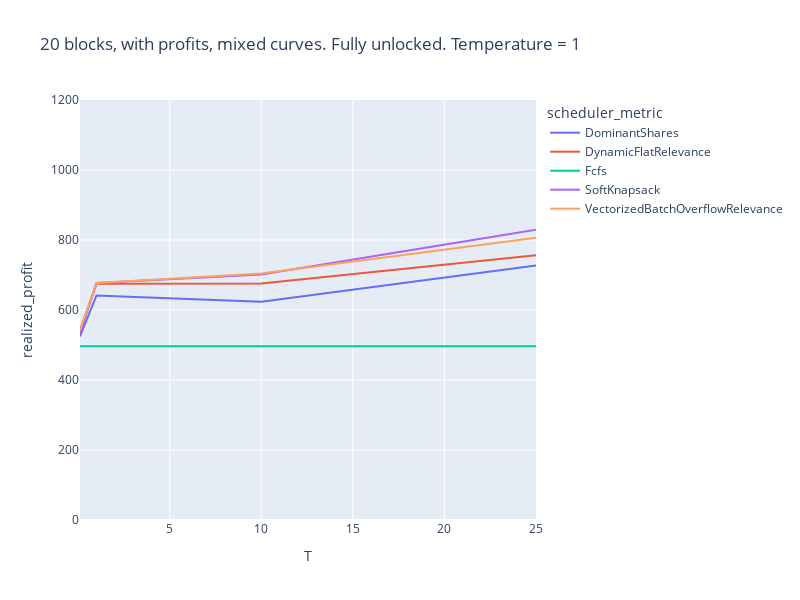

The code cell stored with this chart in its notebook:
### Code cell
rdf = load_ray_experiment(Path("/home/pierre/privacypacking/logs/ray/run_and_report_2021-12-06_20-25-51"))
px.line(
    rdf.sort_values(["T", "scheduler_metric"]),
    x="T",
    y="realized_profit",
    color="scheduler_metric",
    # log_x=True,
    width=800,
    height=600,
    range_y=[0,1200],
    title="20 blocks, with profits, mixed curves. Fully unlocked. Temperature = 1",
    # title="Number of allocated tasks depending on the scheduling step size<br><sup>Online mixed curves, 20 blocks, no initial blocks, 100 tasks per block on average, lifetime = 5 blocks</sup>"
)

### Figure 1 — Plotly figure (JSON) as saved in the notebook; plotly's stock layout.template omitted (floating-point values rounded to 4 significant figures)
{"data": [{"hovertemplate": "scheduler_metric=DominantShares<br>T=%{x}<br>realized_profit=%{y}<extra></extra>", "legendgroup": "DominantShares", "line": {"color": "#636efa", "dash": "solid"}, "marker": {"symbol": "circle"}, "mode": "lines", "name": "DominantShares", "orientation": "v", "showlegend": true, "type": "scatter", "x": [0.1, 1, 10, 25], "xaxis": "x", "y": [524.5, 641.5, 623.5, 727.5], "yaxis": "y"}, {"hovertemplate": "scheduler_metric=DynamicFlatRelevance<br>T=%{x}<br>realized_profit=%{y}<extra></extra>", "legendgroup": "DynamicFlatRelevance", "line": {"color": "#EF553B", "dash": "solid"}, "marker": {"symbol": "circle"}, "mode": "lines", "name": "DynamicFlatRelevance", "orientation": "v", "showlegend": true, "type": "scatter", "x": [0.1, 1, 10, 25], "xaxis": "x", "y": [541.5, 675, 676, 756.5], "yaxis": "y"}, {"hovertemplate": "scheduler_metric=Fcfs<br>T=%{x}<br>realized_profit=%{y}<extra></extra>", "legendgroup": "Fcfs", "line": {"color": "#00cc96", "dash": "solid"}, "marker": {"symbol": "circle"}, "mode": "lines", "name": "Fcfs", "orientation": "v", "showlegend": true, "type": "scatter", "x": [0.1, 1, 10, 25], "xaxis": "x", "y": [496.5, 496.5, 496.5, 496.5], "yaxis": "y"}, {"hovertemplate": "scheduler_metric=SoftKnapsack<br>T=%{x}<br>realized_profit=%{y}<extra></extra>", "legendgroup": "SoftKnapsack", "line": {"color": "#ab63fa", "dash": "solid"}, "marker": {"symbol": "circle"}, "mode": "lines", "name": "SoftKnapsack", "orientation": "v", "showlegend": true, "type": "scatter", "x": [0.1, 1, 10, 25], "xaxis": "x", "y": [533, 677, 701.5, 829.5], "yaxis": "y"}, {"hovertemplate": "scheduler_metric=VectorizedBatchOverflowRelevance<br>T=%{x}<br>realized_profit=%{y}<extra></extra>", "legendgroup": "VectorizedBatchOverflowRelevance", "line": {"color": "#FFA15A", "dash": "solid"}, "marker": {"symbol": "circle"}, "mode": "lines", "name": "VectorizedBatchOverflowRelevance", "orientation": "v", "showlegend": true, "type": "scatter", "x": [0.1, 1, 10, 25], "xaxis": "x", "y": [541.5, 677, 704.5, 806.5], "yaxis": "y"}], "layout": {"height": 600, "legend": {"title": {"text": "scheduler_metric"}, "tracegroupgap": 0}, "title": {"text": "20 blocks, with profits, mixed curves. Fully unlocked. Temperature = 1"}, "width": 800, "xaxis": {"anchor": "y", "domain": [0, 1], "title": {"text": "T"}}, "yaxis": {"anchor": "x", "domain": [0, 1], "range": [0, 1200], "title": {"text": "realized_profit"}}}}
